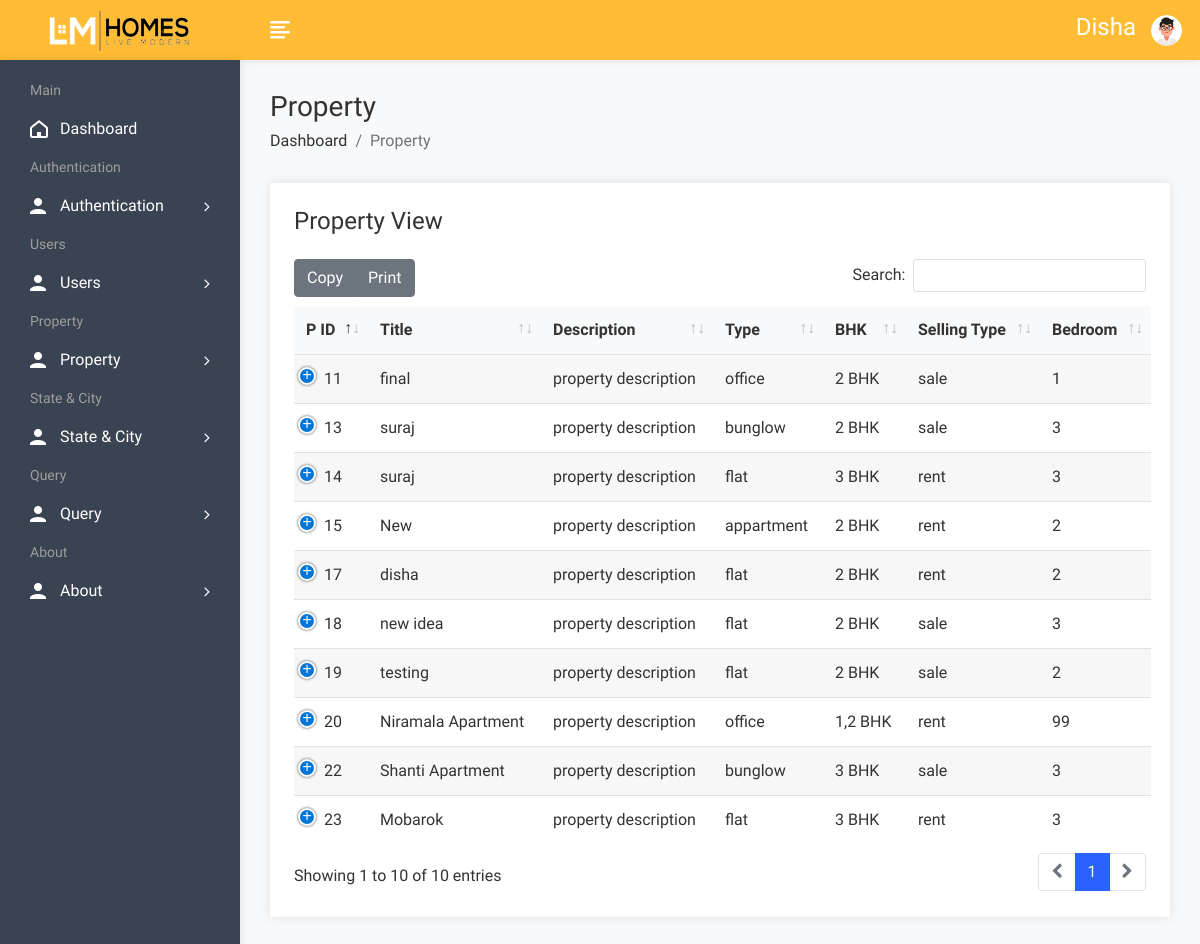
Screenshot of /admin/propertyview.php (signed in) with the database file from the repository.
### tables this page shows
CREATE TABLE `property` (
  `pid` int(50) NOT NULL,
  `title` varchar(200) NOT NULL,
  `pcontent` longtext NOT NULL,
  `type` varchar(100) NOT NULL,
  `bhk` varchar(50) NOT NULL,
  `stype` varchar(100) NOT NULL,
  `bedroom` int(50) NOT NULL,
  `bathroom` int(50) NOT NULL,
  `balcony` int(50) NOT NULL,
  `kitchen` int(50) NOT NULL,
  `hall` int(50) NOT NULL,
  `floor` varchar(50) NOT NULL,
  `size` int(50) NOT NULL,
  `price` int(50) NOT NULL,
  `location` varchar(200) NOT NULL,
  `city` varchar(100) NOT NULL,
  `state` varchar(100) NOT NULL,
  `feature` longtext NOT NULL,
  `pimage` varchar(300) NOT NULL,
  `pimage1` varchar(300) NOT NULL,
  `pimage2` varchar(300) NOT NULL,
  `pimage3` varchar(300) NOT NULL,
  `pimage4` varchar(300) NOT NULL,
  `uid` int(50) NOT NULL,
  `status` varchar(50) NOT NULL,
  `mapimage` varchar(300) NOT NULL,
  `topmapimage` varchar(300) NOT NULL,
  `groundmapimage` varchar(300) NOT NULL,
  `totalfloor` varchar(50) NOT NULL,
  `date` datetime NOT NULL DEFAULT current_timestamp()
);

### admin/propertyview.php (the view, shortened to what this page needs)
<!DOCTYPE html>
<html lang="en">
<head>
        <link rel="stylesheet" href="assets/css/bootstrap.min.css">
        <link rel="stylesheet" href="assets/css/font-awesome.min.css">
        <link rel="stylesheet" href="assets/css/feathericon.min.css">
		<link rel="stylesheet" href="assets/plugins/datatables/dataTables.bootstrap4.min.css">
		<link rel="stylesheet" href="assets/plugins/datatables/responsive.bootstrap4.min.css">
		<link rel="stylesheet" href="assets/plugins/datatables/select.bootstrap4.min.css">
		<link rel="stylesheet" href="assets/plugins/datatables/buttons.bootstrap4.min.css">
        <link rel="stylesheet" href="assets/css/style.css">
    </head>
    <body>
				<?php include("header.php"); ?>
            <div class="page-wrapper">
                <div class="content container-fluid">
					<div class="page-header">
						<div class="row">
							<div class="col">
								<h3 class="page-title">Property</h3>
								<ul class="breadcrumb">
									<li class="breadcrumb-item"><a href="dashboard.php">Dashboard</a></li>
									<li class="breadcrumb-item active">Property</li>
								</ul>
							</div>
						</div>
					</div>
					<div class="row">
                            <div class="col-12">
                                <div class="card">
                                    <div class="card-body">
                                        <h4 class="header-title mt-0 mb-4">Property View</h4>
                                        <table id="datatable-buttons" class="table table-striped dt-responsive nowrap">
                                            <thead>
                                                <tr>
                                                    <th>P ID</th>
                                                    <th>Title</th>
                                                    <th>Description</th>
                                                    <th>Type</th>
                                                    <th>BHK</th>
                                                    <th>Selling Type</th>
													<th>Bedroom</th>
                                                </tr>
                                            </thead>
                                            <tbody>
												<?php
													$query=mysqli_query($con,"select * from property");
													while($row=mysqli_fetch_row($query))
													{
												?>
                                                <tr>
                                                    <td><?php echo $row['0']; ?></td>
                                                    <td><?php echo $row['1']; ?></td>
                                                    <td><?php echo "property description"; ?></td>
                                                    <td><?php echo $row['3']; ?></td>
                                                    <td><?php echo $row['4']; ?></td>
                                                    <td><?php echo $row['5']; ?></td>
                                                    <td><?php echo $row['6']; ?></td>
                                                </tr>
                                               <?php
												}
												?>
                                            </tbody>
                                        </table>
                                    </div>
                                </div>
                            </div>
                        </div>
				</div>
			</div>
    </body>
</html>

### rows the page displays
property: pid "11", title "final", type "office", bhk "2 BHK", stype "sale", bedroom "1"
property: pid "13", title "suraj", type "bunglow", bhk "2 BHK", stype "sale", bedroom "3"
property: pid "14", title "suraj", type "flat", bhk "3 BHK", stype "rent", bedroom "3"
property: pid "15", title "New", type "appartment", bhk "2 BHK", stype "rent", bedroom "2"
property: pid "17", title "disha", type "flat", bhk "2 BHK", stype "rent", bedroom "2"
property: pid "18", title "new idea", type "flat", bhk "2 BHK", stype "sale", bedroom "3"
property: pid "19", title "testing", type "flat", bhk "2 BHK", stype "sale", bedroom "2"
property: pid "20", title "Niramala Apartment", type "office", bhk "1,2 BHK", stype "rent", bedroom "99"
property: pid "22", title "Shanti Apartment", type "bunglow", bhk "3 BHK", stype "sale", bedroom "3"
property: pid "23", title "Mobarok", type "flat", bhk "3 BHK", stype "rent", bedroom "3"

### other values shown
$_SESSION['auser'] "Disha"
